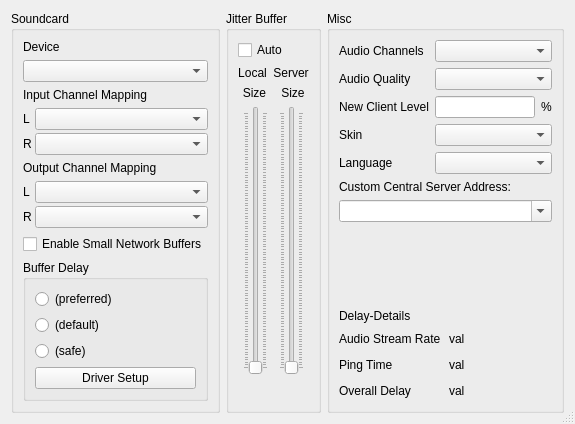
<?xml version="1.0" encoding="UTF-8"?>
<ui version="4.0">
 <class>CClientSettingsDlgBase</class>
 <widget class="QDialog" name="CClientSettingsDlgBase">
  <property name="geometry">
   <rect>
    <x>0</x>
    <y>0</y>
    <width>575</width>
    <height>394</height>
   </rect>
  </property>
  <property name="windowTitle">
   <string>Settings</string>
  </property>
  <property name="windowIcon">
   <iconset resource="resources.qrc">
    <normaloff>:/png/main/res/fronticon.png</normaloff>:/png/main/res/fronticon.png</iconset>
  </property>
  <property name="sizeGripEnabled">
   <bool>true</bool>
  </property>
  <layout class="QHBoxLayout">
   <item>
    <widget class="QGroupBox" name="grbSoundCard">
     <property name="title">
      <string>Soundcard</string>
     </property>
     <layout class="QVBoxLayout">
      <item>
       <widget class="QLabel" name="lblSoundcardDevice">
        <property name="text">
         <string>Device</string>
        </property>
       </widget>
      </item>
      <item>
       <widget class="QComboBox" name="cbxSoundcard">
        <property name="sizePolicy">
         <sizepolicy hsizetype="Expanding" vsizetype="Fixed">
          <horstretch>0</horstretch>
          <verstretch>0</verstretch>
         </sizepolicy>
        </property>
        <property name="minimumSize">
         <size>
          <width>153</width>
          <height>0</height>
         </size>
        </property>
       </widget>
      </item>
      <item>
       <widget class="QFrame" name="FrameSoundcardChannelSelection">
        <property name="sizePolicy">
         <sizepolicy hsizetype="Preferred" vsizetype="Preferred">
          <horstretch>0</horstretch>
          <verstretch>0</verstretch>
         </sizepolicy>
        </property>
        <property name="frameShape">
         <enum>QFrame::NoFrame</enum>
        </property>
        <property name="frameShadow">
         <enum>QFrame::Plain</enum>
        </property>
        <layout class="QVBoxLayout">
         <property name="leftMargin">
          <number>0</number>
         </property>
         <property name="topMargin">
          <number>0</number>
         </property>
         <property name="rightMargin">
          <number>0</number>
         </property>
         <property name="bottomMargin">
          <number>0</number>
         </property>
         <item>
          <widget class="QLabel" name="lblInChannelMapping">
           <property name="text">
            <string>Input Channel Mapping</string>
           </property>
          </widget>
         </item>
         <item>
          <layout class="QHBoxLayout">
           <property name="spacing">
            <number>3</number>
           </property>
           <item>
            <layout class="QVBoxLayout">
             <item>
              <widget class="QLabel" name="lblLInChan">
               <property name="sizePolicy">
                <sizepolicy hsizetype="Maximum" vsizetype="Preferred">
                 <horstretch>0</horstretch>
                 <verstretch>0</verstretch>
                </sizepolicy>
               </property>
               <property name="text">
                <string>L</string>
               </property>
              </widget>
             </item>
             <item>
              <widget class="QLabel" name="lblRInChan">
               <property name="sizePolicy">
                <sizepolicy hsizetype="Maximum" vsizetype="Preferred">
                 <horstretch>0</horstretch>
                 <verstretch>0</verstretch>
                </sizepolicy>
               </property>
               <property name="text">
                <string>R</string>
               </property>
              </widget>
             </item>
            </layout>
           </item>
           <item>
            <layout class="QVBoxLayout">
             <property name="spacing">
              <number>3</number>
             </property>
             <item>
              <widget class="QComboBox" name="cbxLInChan"/>
             </item>
             <item>
              <widget class="QComboBox" name="cbxRInChan"/>
             </item>
            </layout>
           </item>
          </layout>
         </item>
         <item>
          <widget class="QLabel" name="lblOutChannelMapping">
           <property name="text">
            <string>Output Channel Mapping</string>
           </property>
          </widget>
         </item>
         <item>
          <layout class="QHBoxLayout">
           <property name="spacing">
            <number>3</number>
           </property>
           <item>
            <layout class="QVBoxLayout">
             <item>
              <widget class="QLabel" name="lblLOutChan">
               <property name="sizePolicy">
                <sizepolicy hsizetype="Maximum" vsizetype="Preferred">
                 <horstretch>0</horstretch>
                 <verstretch>0</verstretch>
                </sizepolicy>
               </property>
               <property name="text">
                <string>L</string>
               </property>
              </widget>
             </item>
             <item>
              <widget class="QLabel" name="lblROutChan">
               <property name="sizePolicy">
                <sizepolicy hsizetype="Maximum" vsizetype="Preferred">
                 <horstretch>0</horstretch>
                 <verstretch>0</verstretch>
                </sizepolicy>
               </property>
               <property name="text">
                <string>R</string>
               </property>
              </widget>
             </item>
            </layout>
           </item>
           <item>
            <layout class="QVBoxLayout">
             <property name="spacing">
              <number>3</number>
             </property>
             <item>
              <widget class="QComboBox" name="cbxLOutChan"/>
             </item>
             <item>
              <widget class="QComboBox" name="cbxROutChan"/>
             </item>
            </layout>
           </item>
          </layout>
         </item>
        </layout>
       </widget>
      </item>
      <item>
       <spacer>
        <property name="orientation">
         <enum>Qt::Vertical</enum>
        </property>
        <property name="sizeHint" stdset="0">
         <size>
          <width>153</width>
          <height>0</height>
         </size>
        </property>
       </spacer>
      </item>
      <item>
       <widget class="QCheckBox" name="chbEnableOPUS64">
        <property name="text">
         <string>Enable Small Network Buffers</string>
        </property>
       </widget>
      </item>
      <item>
       <widget class="QGroupBox" name="grbSoundCrdBufDelay">
        <property name="title">
         <string>Buffer Delay</string>
        </property>
        <layout class="QVBoxLayout">
         <item>
          <widget class="QRadioButton" name="rbtBufferDelayPreferred">
           <property name="text">
            <string>(preferred)</string>
           </property>
          </widget>
         </item>
         <item>
          <widget class="QRadioButton" name="rbtBufferDelayDefault">
           <property name="text">
            <string>(default)</string>
           </property>
          </widget>
         </item>
         <item>
          <widget class="QRadioButton" name="rbtBufferDelaySafe">
           <property name="text">
            <string>(safe)</string>
           </property>
          </widget>
         </item>
         <item>
          <widget class="QPushButton" name="butDriverSetup">
           <property name="text">
            <string>Driver Setup</string>
           </property>
           <property name="autoDefault">
            <bool>false</bool>
           </property>
          </widget>
         </item>
        </layout>
       </widget>
      </item>
     </layout>
    </widget>
   </item>
   <item>
    <widget class="QGroupBox" name="grbJitterBuffer">
     <property name="title">
      <string>Jitter Buffer</string>
     </property>
     <layout class="QVBoxLayout">
      <item>
       <widget class="QCheckBox" name="chbAutoJitBuf">
        <property name="text">
         <string>Auto</string>
        </property>
       </widget>
      </item>
      <item>
       <layout class="QHBoxLayout">
        <item>
         <widget class="QLabel" name="lblNetBufLabel">
          <property name="text">
           <string>Local</string>
          </property>
          <property name="alignment">
           <set>Qt::AlignCenter</set>
          </property>
          <property name="wordWrap">
           <bool>false</bool>
          </property>
         </widget>
        </item>
        <item>
         <widget class="QLabel" name="lblNetBufServerLabel">
          <property name="text">
           <string>Server</string>
          </property>
          <property name="alignment">
           <set>Qt::AlignCenter</set>
          </property>
          <property name="wordWrap">
           <bool>false</bool>
          </property>
         </widget>
        </item>
       </layout>
      </item>
      <item>
       <layout class="QHBoxLayout">
        <item>
         <widget class="QLabel" name="lblNetBuf">
          <property name="text">
           <string>Size</string>
          </property>
          <property name="alignment">
           <set>Qt::AlignCenter</set>
          </property>
          <property name="wordWrap">
           <bool>false</bool>
          </property>
         </widget>
        </item>
        <item>
         <widget class="QLabel" name="lblNetBufServer">
          <property name="text">
           <string>Size</string>
          </property>
          <property name="alignment">
           <set>Qt::AlignCenter</set>
          </property>
          <property name="wordWrap">
           <bool>false</bool>
          </property>
         </widget>
        </item>
       </layout>
      </item>
      <item>
       <layout class="QHBoxLayout">
        <item>
         <spacer>
          <property name="orientation">
           <enum>Qt::Horizontal</enum>
          </property>
          <property name="sizeType">
           <enum>QSizePolicy::Minimum</enum>
          </property>
          <property name="sizeHint" stdset="0">
           <size>
            <width>0</width>
            <height>0</height>
           </size>
          </property>
         </spacer>
        </item>
        <item>
         <widget class="QSlider" name="sldNetBuf">
          <property name="pageStep">
           <number>1</number>
          </property>
          <property name="orientation">
           <enum>Qt::Vertical</enum>
          </property>
          <property name="tickPosition">
           <enum>QSlider::TicksBothSides</enum>
          </property>
         </widget>
        </item>
        <item>
         <spacer>
          <property name="orientation">
           <enum>Qt::Horizontal</enum>
          </property>
          <property name="sizeType">
           <enum>QSizePolicy::Minimum</enum>
          </property>
          <property name="sizeHint" stdset="0">
           <size>
            <width>0</width>
            <height>0</height>
           </size>
          </property>
         </spacer>
        </item>
        <item>
         <widget class="QSlider" name="sldNetBufServer">
          <property name="pageStep">
           <number>1</number>
          </property>
          <property name="orientation">
           <enum>Qt::Vertical</enum>
          </property>
          <property name="tickPosition">
           <enum>QSlider::TicksBothSides</enum>
          </property>
         </widget>
        </item>
       </layout>
      </item>
      <item>
       <layout class="QHBoxLayout">
        <item>
         <spacer>
          <property name="orientation">
           <enum>Qt::Horizontal</enum>
          </property>
          <property name="sizeType">
           <enum>QSizePolicy::Minimum</enum>
          </property>
          <property name="sizeHint" stdset="0">
           <size>
            <width>0</width>
            <height>0</height>
           </size>
          </property>
         </spacer>
        </item>
        <item>
         <widget class="CMultiColorLED" name="ledNetw" native="true">
          <property name="sizePolicy">
           <sizepolicy hsizetype="Fixed" vsizetype="Fixed">
            <horstretch>0</horstretch>
            <verstretch>0</verstretch>
           </sizepolicy>
          </property>
          <property name="minimumSize">
           <size>
            <width>20</width>
            <height>20</height>
           </size>
          </property>
          <property name="maximumSize">
           <size>
            <width>20</width>
            <height>20</height>
           </size>
          </property>
         </widget>
        </item>
        <item>
         <spacer>
          <property name="orientation">
           <enum>Qt::Horizontal</enum>
          </property>
          <property name="sizeType">
           <enum>QSizePolicy::Minimum</enum>
          </property>
          <property name="sizeHint" stdset="0">
           <size>
            <width>0</width>
            <height>0</height>
           </size>
          </property>
         </spacer>
        </item>
       </layout>
      </item>
     </layout>
    </widget>
   </item>
   <item>
    <widget class="QGroupBox" name="grbMeasureResults">
     <property name="title">
      <string>Misc</string>
     </property>
     <layout class="QVBoxLayout" name="verticalLayout_3">
      <item>
       <layout class="QHBoxLayout" name="horizontalLayout">
        <item>
         <layout class="QVBoxLayout" name="verticalLayout_2">
          <item>
           <widget class="QLabel" name="lblAudioChannels">
            <property name="text">
             <string>Audio Channels</string>
            </property>
           </widget>
          </item>
          <item>
           <widget class="QLabel" name="lblAudioQuality">
            <property name="text">
             <string>Audio Quality</string>
            </property>
           </widget>
          </item>
          <item>
           <widget class="QLabel" name="lblNewClientLevel">
            <property name="text">
             <string>New Client Level</string>
            </property>
           </widget>
          </item>
          <item>
           <widget class="QLabel" name="lblSkin">
            <property name="text">
             <string>Skin</string>
            </property>
           </widget>
          </item>
          <item>
           <widget class="QLabel" name="lblLanguage">
            <property name="text">
             <string>Language</string>
            </property>
           </widget>
          </item>
         </layout>
        </item>
        <item>
         <layout class="QVBoxLayout" name="verticalLayout">
          <item>
           <widget class="QComboBox" name="cbxAudioChannels"/>
          </item>
          <item>
           <widget class="QComboBox" name="cbxAudioQuality"/>
          </item>
          <item>
           <layout class="QHBoxLayout" name="horizontalLayout_4">
            <item>
             <widget class="QLineEdit" name="edtNewClientLevel"/>
            </item>
            <item>
             <widget class="QLabel" name="lblPercentUnit">
              <property name="text">
               <string>%</string>
              </property>
             </widget>
            </item>
           </layout>
          </item>
          <item>
           <widget class="QComboBox" name="cbxSkin"/>
          </item>
          <item>
           <widget class="CLanguageComboBox" name="cbxLanguage"/>
          </item>
         </layout>
        </item>
       </layout>
      </item>
      <item>
       <widget class="QLabel" name="lblCentralServerAddress">
        <property name="text">
         <string>Custom Central Server Address:</string>
        </property>
       </widget>
      </item>
      <item>
       <widget class="QComboBox" name="cbxCentralServerAddress">
        <property name="editable">
         <bool>true</bool>
        </property>
       </widget>
      </item>
      <item>
       <spacer>
        <property name="orientation">
         <enum>Qt::Vertical</enum>
        </property>
        <property name="sizeHint" stdset="0">
         <size>
          <width>201</width>
          <height>21</height>
         </size>
        </property>
       </spacer>
      </item>
      <item>
       <widget class="QLabel" name="lblDelayDetails">
        <property name="text">
         <string>Delay-Details</string>
        </property>
       </widget>
      </item>
      <item>
       <layout class="QHBoxLayout">
        <item>
         <widget class="QLabel" name="lblUpstream">
          <property name="text">
           <string>Audio Stream Rate</string>
          </property>
         </widget>
        </item>
        <item>
         <widget class="QLabel" name="lblUpstreamValue">
          <property name="minimumSize">
           <size>
            <width>0</width>
            <height>20</height>
           </size>
          </property>
          <property name="text">
           <string>val</string>
          </property>
         </widget>
        </item>
       </layout>
      </item>
      <item>
       <layout class="QHBoxLayout">
        <item>
         <widget class="QLabel" name="lblPingTime">
          <property name="text">
           <string>Ping Time</string>
          </property>
         </widget>
        </item>
        <item>
         <widget class="QLabel" name="lblPingTimeValue">
          <property name="sizePolicy">
           <sizepolicy hsizetype="Preferred" vsizetype="Maximum">
            <horstretch>0</horstretch>
            <verstretch>0</verstretch>
           </sizepolicy>
          </property>
          <property name="minimumSize">
           <size>
            <width>50</width>
            <height>20</height>
           </size>
          </property>
          <property name="text">
           <string>val</string>
          </property>
         </widget>
        </item>
       </layout>
      </item>
      <item>
       <layout class="QHBoxLayout">
        <item>
         <widget class="QLabel" name="lblOverallDelay">
          <property name="text">
           <string>Overall Delay</string>
          </property>
         </widget>
        </item>
        <item>
         <layout class="QHBoxLayout">
          <property name="spacing">
           <number>3</number>
          </property>
          <item>
           <widget class="QLabel" name="lblOverallDelayValue">
            <property name="sizePolicy">
             <sizepolicy hsizetype="Preferred" vsizetype="Maximum">
              <horstretch>0</horstretch>
              <verstretch>0</verstretch>
             </sizepolicy>
            </property>
            <property name="minimumSize">
             <size>
              <width>50</width>
              <height>20</height>
             </size>
            </property>
            <property name="text">
             <string>val</string>
            </property>
           </widget>
          </item>
          <item>
           <widget class="CMultiColorLED" name="ledOverallDelay" native="true">
            <property name="sizePolicy">
             <sizepolicy hsizetype="Fixed" vsizetype="Fixed">
              <horstretch>0</horstretch>
              <verstretch>0</verstretch>
             </sizepolicy>
            </property>
            <property name="minimumSize">
             <size>
              <width>20</width>
              <height>20</height>
             </size>
            </property>
            <property name="maximumSize">
             <size>
              <width>20</width>
              <height>20</height>
             </size>
            </property>
           </widget>
          </item>
         </layout>
        </item>
       </layout>
      </item>
     </layout>
    </widget>
   </item>
  </layout>
 </widget>
 <customwidgets>
  <customwidget>
   <class>CMultiColorLED</class>
   <extends>QWidget</extends>
   <header>multicolorled.h</header>
  </customwidget>
  <customwidget>
   <class>CLanguageComboBox</class>
   <extends>QComboBox</extends>
   <header>util.h</header>
  </customwidget>
 </customwidgets>
 <tabstops>
  <tabstop>cbxSoundcard</tabstop>
  <tabstop>cbxLInChan</tabstop>
  <tabstop>cbxRInChan</tabstop>
  <tabstop>cbxLOutChan</tabstop>
  <tabstop>cbxROutChan</tabstop>
  <tabstop>chbEnableOPUS64</tabstop>
  <tabstop>rbtBufferDelayPreferred</tabstop>
  <tabstop>rbtBufferDelayDefault</tabstop>
  <tabstop>rbtBufferDelaySafe</tabstop>
  <tabstop>butDriverSetup</tabstop>
  <tabstop>chbAutoJitBuf</tabstop>
  <tabstop>sldNetBuf</tabstop>
  <tabstop>sldNetBufServer</tabstop>
  <tabstop>cbxAudioChannels</tabstop>
  <tabstop>cbxAudioQuality</tabstop>
  <tabstop>edtNewClientLevel</tabstop>
  <tabstop>cbxSkin</tabstop>
  <tabstop>cbxLanguage</tabstop>
  <tabstop>cbxCentralServerAddress</tabstop>
 </tabstops>
 <resources>
  <include location="resources.qrc"/>
 </resources>
 <connections/>
</ui>
